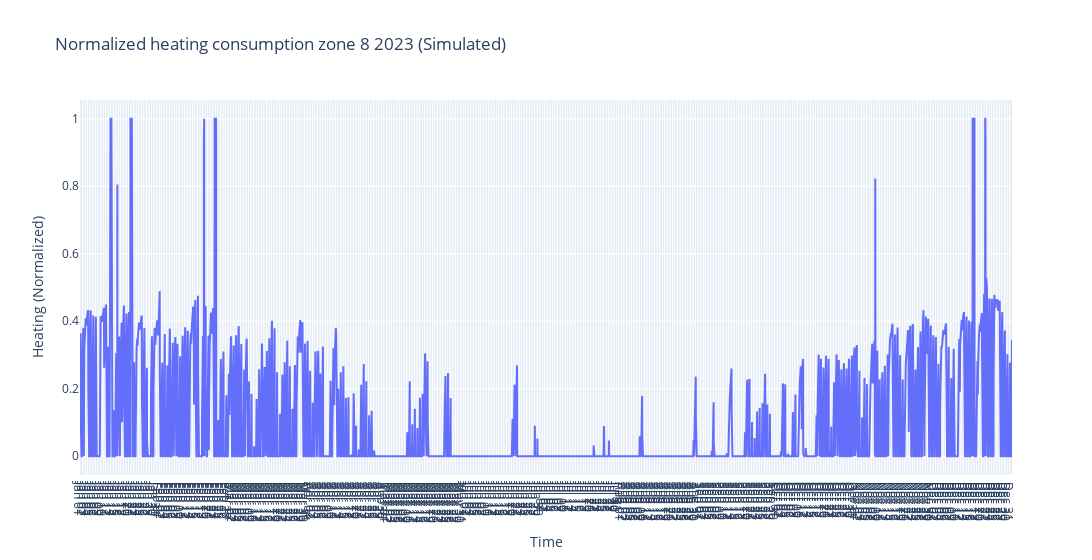

This figure's notebook cell:
### Code cell
fig = go.Figure()

fig.add_trace(go.Scatter(x=df_simulated['Time'], y=df_simulated['Local heating units, W, zone 8'], mode='lines', name='Heating consumption zone 8'))

# Make sure 'Time' is datetime
df_simulated['Time'] = pd.to_datetime(df_simulated['Time'])

# Get one timestamp per day (midnight)
tick_vals = df_simulated['Time'].dt.normalize().drop_duplicates().sort_values()

fig.update_layout(
    title="Normalized heating consumption zone 8 2023 (Simulated)",
    xaxis_title="Time",
    yaxis_title="Heating (Normalized)",
    legend_title="Temperature Curves",
    template="plotly",
    width = 1800,
    xaxis=dict(
        tickmode='array',
        tickvals=tick_vals,
        tickformat="%b %d"  # Example: Apr 01 newline 08:00
    )
)

fig.show()

### Figure 1 — Plotly figure (JSON) as saved in the notebook; plotly's stock layout.template omitted (floating-point values rounded to 4 significant figures; data arrays with more than 128 entries replaced by an {"elided": "..."} marker saying what was removed)
{"data": [{"mode": "lines", "name": "Heating consumption zone 8", "type": "scatter", "x": {"elided": "8760 str values"}, "y": {"elided": "8760 float values"}}], "layout": {"legend": {"title": {"text": "Temperature Curves"}}, "title": {"text": "Normalized heating consumption zone 8 2023 (Simulated)"}, "width": 1800, "xaxis": {"tickformat": "%b %d", "tickmode": "array", "tickvals": {"elided": "365 str values"}, "title": {"text": "Time"}}, "yaxis": {"title": {"text": "Heating (Normalized)"}}}}
